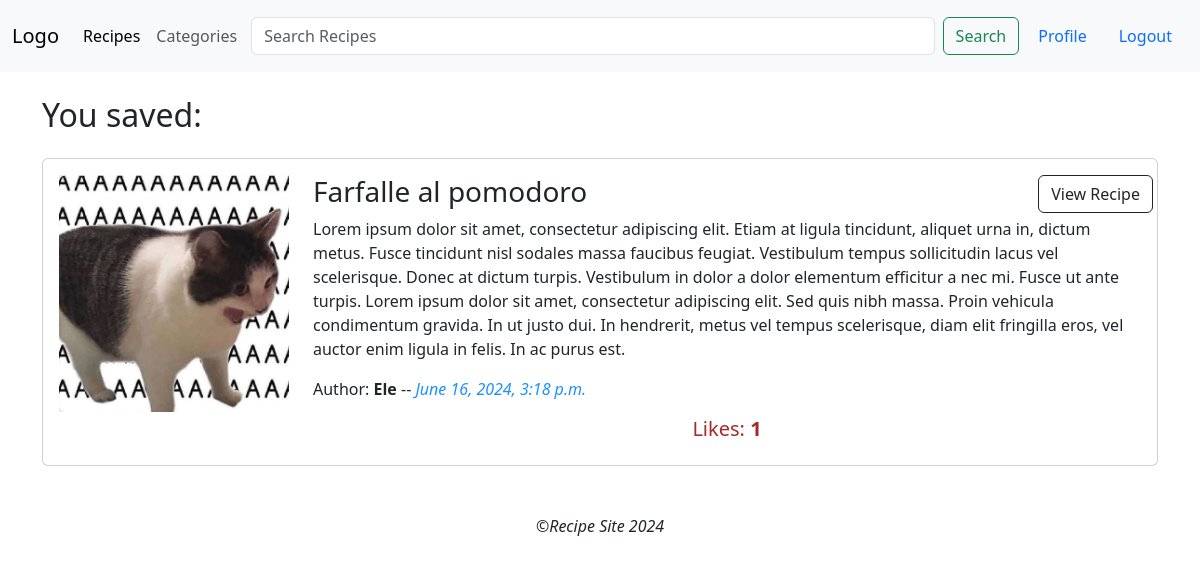
Page /favourites/ (signed in) on the committed database.
### recipes/models.py (models this page shows, shortened)
class Recipe(models.Model):
    DIFFICULTY_LEVELS = [
        (1, 'Very Easy'),
        (2, 'Easy'),
        (3, 'Medium'),
        (4, 'Hard'),
        (5, 'Very Hard'),
    ]
    image = models.ImageField(default='default.jpg', upload_to='recipesPics')
    title = models.CharField(max_length=100)
    description = models.TextField()
    content = models.TextField()
    date_posted = models.DateTimeField(default=timezone.now)
    author = models.ForeignKey(User, on_delete=models.CASCADE)
    difficulty = models.IntegerField(choices=DIFFICULTY_LEVELS, default=3)
    portions = models.IntegerField()
    cooking_time = models.IntegerField()
    ingredients = models.ManyToManyField(Ingredient, related_name='recipes')
    slug = models.SlugField(max_length=100, unique=True, blank=True)
    category = ManyToManyField(Category)
    likes = models.ManyToManyField(User, related_name='likes', blank=True)

### recipes/views.py (the view)
# urls.py: path('favourites/', recipe_views.favorite_recipes_list, name='favourites'),
@login_required
def favorite_recipes_list(request):
    user = request.user
    fav_recipes = user.likes.all()
    return render(request, 'recipes/likeRecipe.html', {'recipes': fav_recipes})

### templates/recipes/likeRecipe.html
{% extends "recipes/base.html" %}
{% load static %}
{% block content %}
    <h2> You saved:</h2>
        {% if recipes %}
            <div class="card my-4">
        {% for recipe in recipes %}
            <div class="row card-body">
                <div class="col-auto">
                    <img src="{{ recipe.image.url }}" alt="{{ recipe.title }}Image" class="img-fluid cover" height="200px">
                </div>
                <div class="col  d-flex" style="position: relative">
                        <div>
                            <h3 class="card-title">{{ recipe.title }}</h3>
                            <p class="card-text">{{ recipe.description }}</p>
                            <span>Author:<strong> {{ recipe.author }}</strong> -- <i style="color: dodgerblue">{{ recipe.date_posted }}</i></span>
                            <div class="text-center mt-3">
                                <h5 style="color: brown">Likes: <strong>{{ recipe.likes.count }}</strong></h5>
                            </div>
                        </div>
                            <div style="position: absolute; top:0; right: 0; ">
                                <a href="{% url 'recipesDetail' slug=recipe.slug %}" class="btn btn-outline-dark btn-small">View Recipe</a>
                            </div>
                    </div>
            </div>
            {% endfor %}
            </div>
        {% else %}
            <h5> You don't save anything !!! Look at our <a href={% url 'home' %}>Home</a></h5>
        {% endif %}
{% endblock content %}

### rows in the picture
Recipe: image (picture), title "Farfalle al pomodoro", description "Lorem ipsum dolor sit amet, consectetur adipiscing elit. Etiam at ligula tincidunt, aliquet urna in, dictum metus. Fusce tincidunt nisl sodales massa faucibus feugiat. Vestibulum tempus sollicitudin lacus vel scelerisque. Donec at dictum turpis. Vestibulum in dolor a dolor elementum efficitur a nec mi. Fusce ut ante turpis. Lorem ipsum dolor sit amet, consectetur adipiscing elit. Sed quis nibh massa. Proin vehicula condimentum gravida. In ut justo dui. In hendrerit, metus vel tempus scelerisque, diam elit fringilla eros, vel auctor enim ligula in felis. In ac purus est.", author "Ele", date_posted "June 16, 2024, 3:18 p.m.", likes.count "1"
